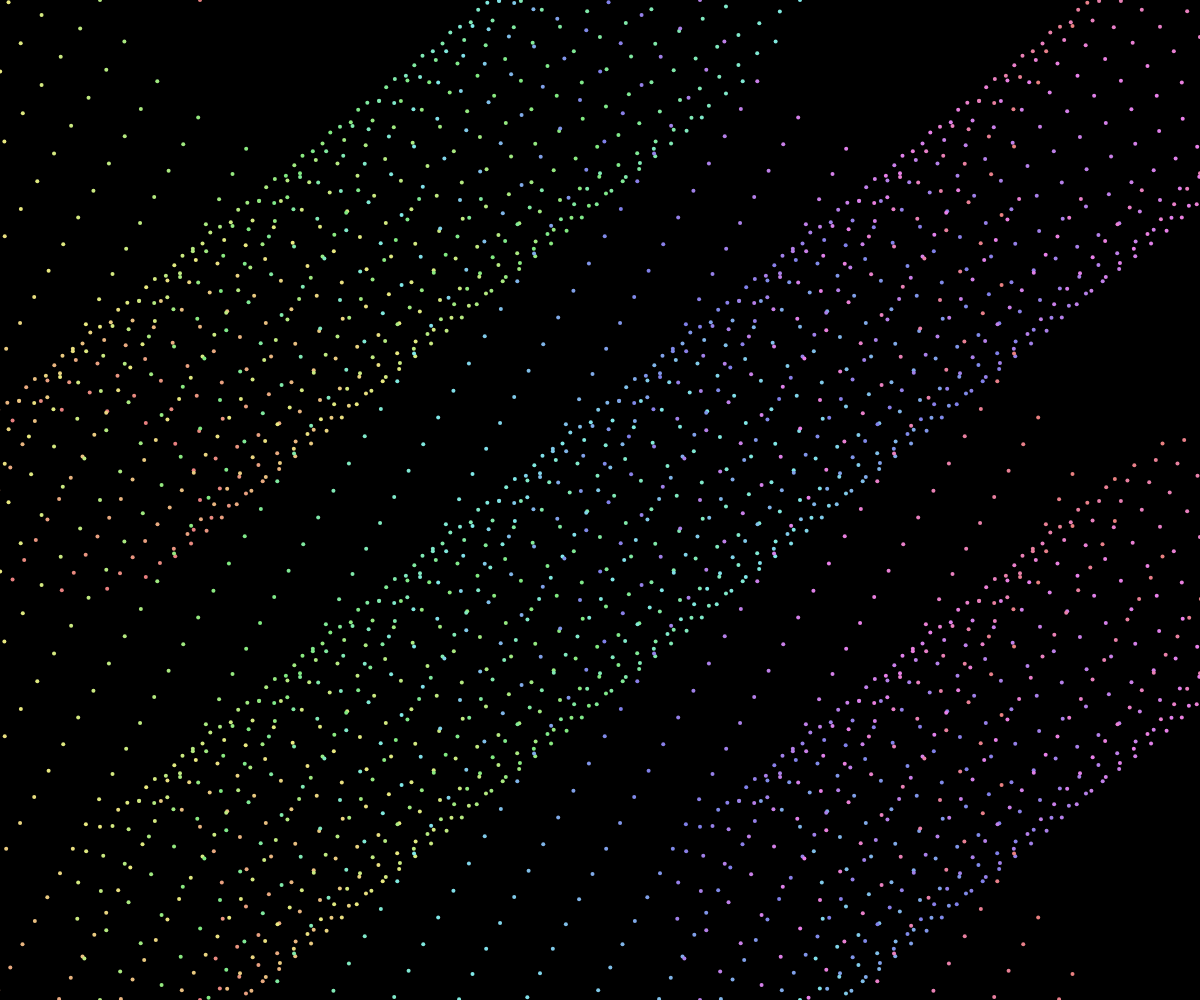
Frame 1 (no input)
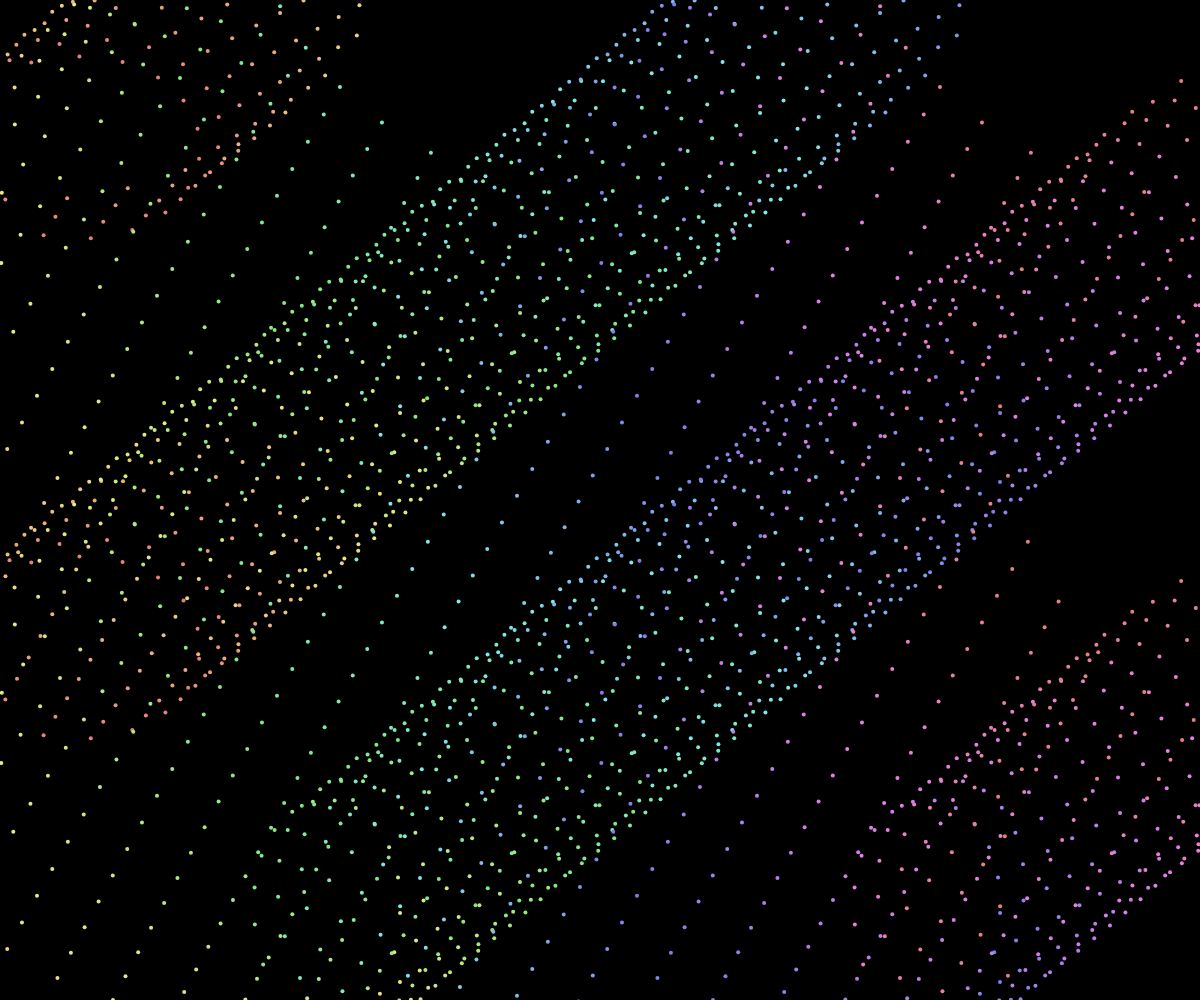
Frame 60 (no input)
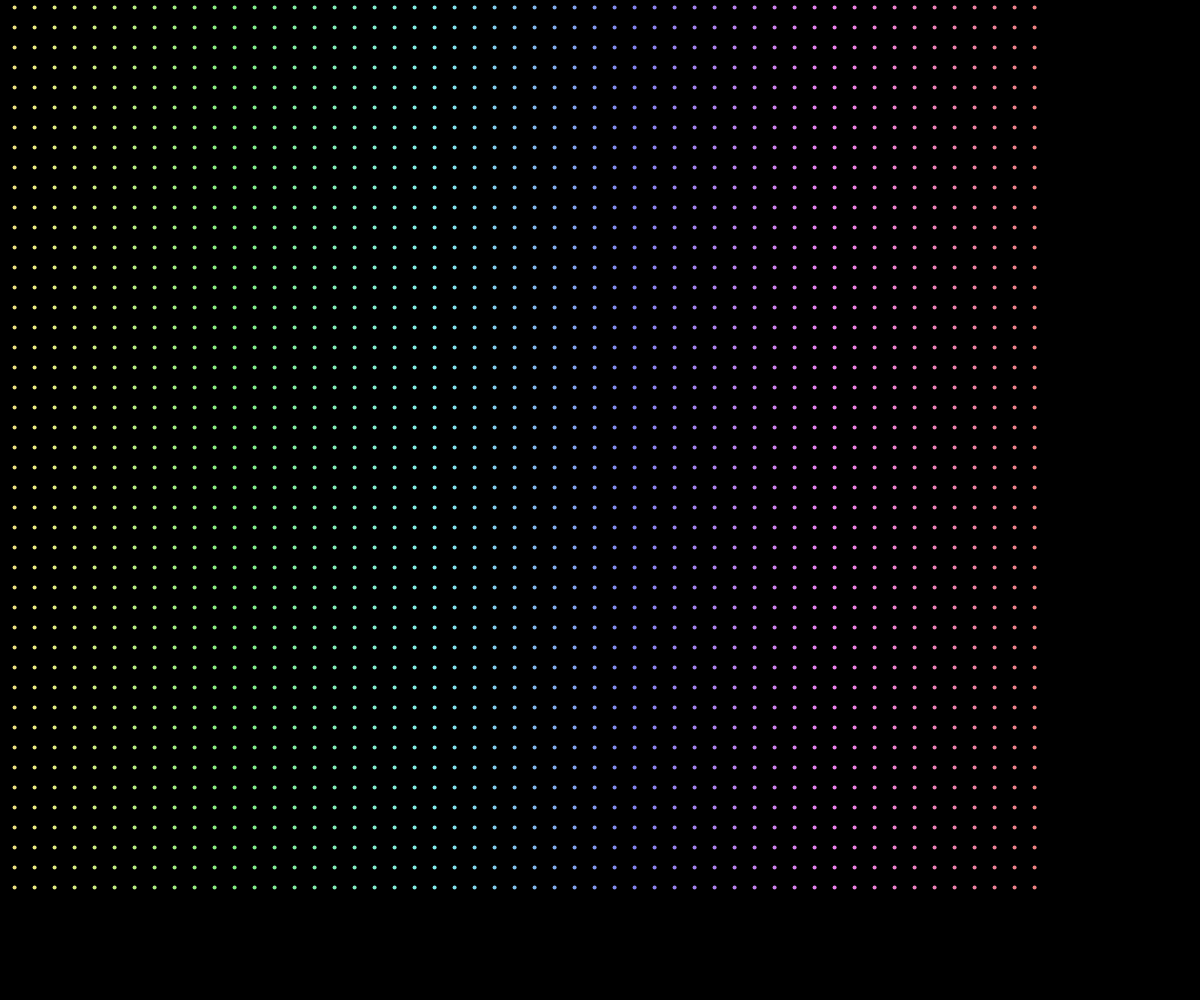
Frame 120 (the mouse pressed at the canvas centre since frame 60)

The p5.js sketch that drew these frames (run headless with seeded random() and noise() and a simulated clock; from frame 60 on, the mouse is pressed at the canvas centre):

// p5.js sketch
// ── sketch.js
// Original code: Wavemaker
// Contributed by Aatish Bhatia, inspired by Orbiters by Dave Whyte.
// https://p5js.org/examples/interaction-wavemaker.html

let t = 0; // time variable
let c = 0;

function setup() {
    createCanvas(windowWidth, windowHeight);
    noStroke();

}

function draw() {
    colorMode(RGB);

    background(0);
    colorMode(HSL, 360);

//    if (c >= 360) {
//        c = 0;
//    } else {
//        c++;
//    }

  //  fill(c, 255, 255);


    for (let x = 0; x <= width; x = x + 20) {
        for (let y = 0; y <= height; y = y + 20) {

            const xAngle = map(mouseX, 0, width, -4 * PI, 4 * PI, true);
            const yAngle = map(mouseY, 0, height, -4 * PI, 4 * PI, true);
            
//            const xAngle = 2 * PI;
//            const yAngle = 1 * PI;

            const angle = xAngle * (x / width) + yAngle * (y / height);

            const myX = x + 200 * cos(2 * PI * t + angle);
            const myY = y + 200 * sin(2 * PI * t + angle);

            c = map(x, 0, width, 0, 360);
            
            fill(c,255,255);
            
            ellipse(myX, myY, 4);
        }
    }

    t = t + 0.005;

}
